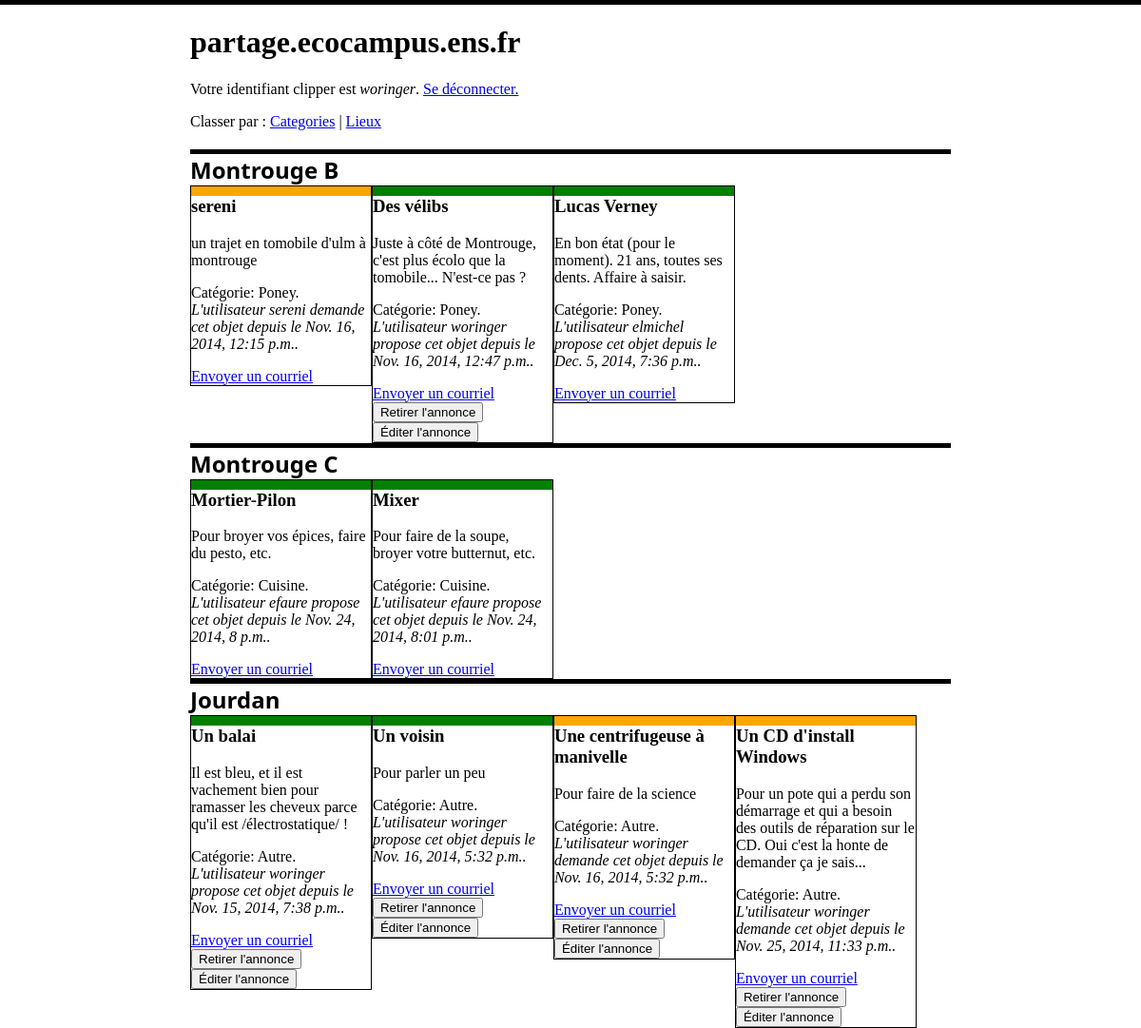
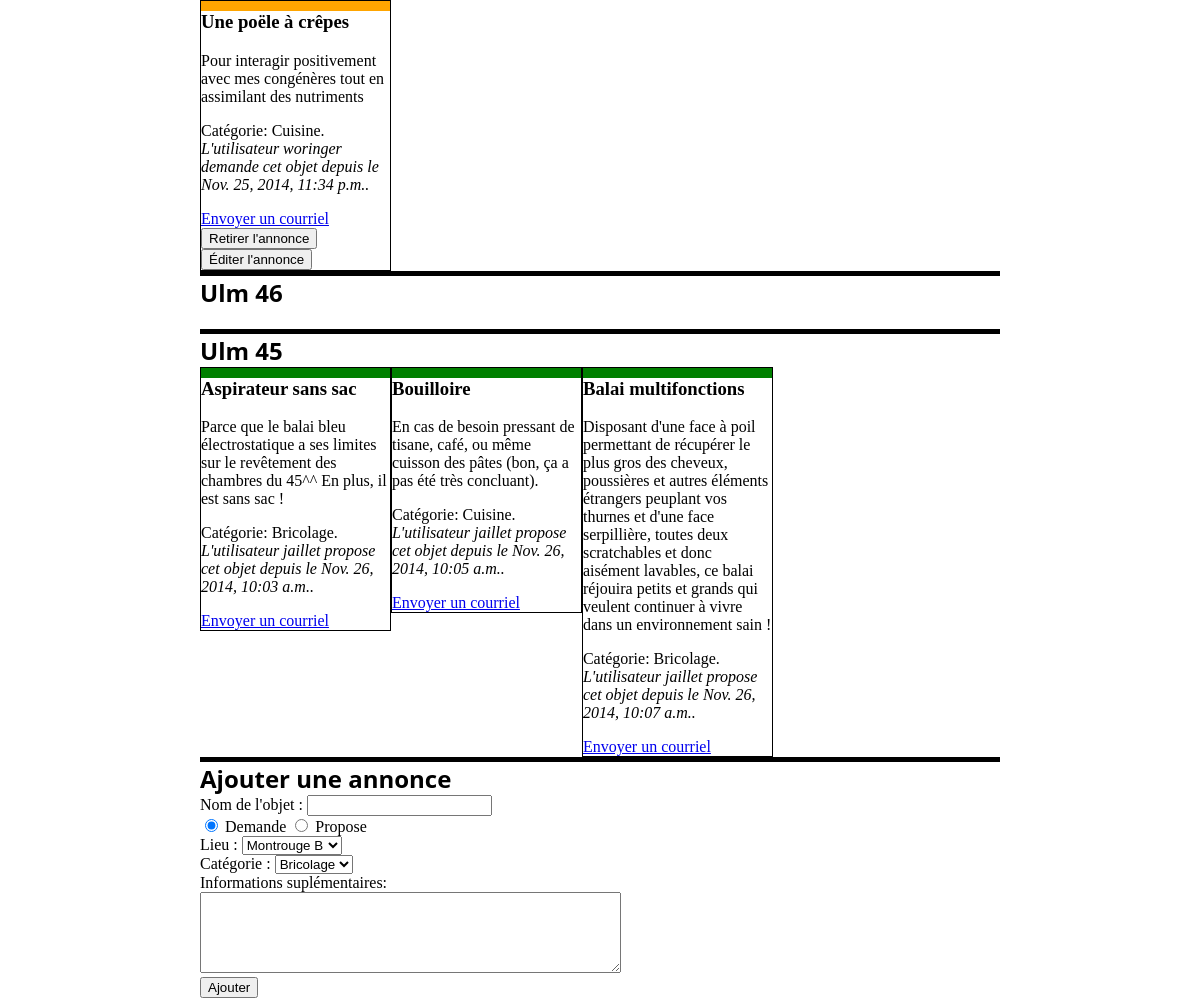
Screenshot of /partage/lieux (signed in) with the database file from the repository (2 pictures, top to bottom).
### partage_app/models.py (models this page shows, shortened)
class Location(models.Model):
    name = models.CharField(max_length=200)

class Shareable(models.Model):
    NEED = 'demande'
    OFFER = 'propose'
    CLASS_CHOICES = (
        (NEED, 'demande'),
        (OFFER, 'propose'),
    )
    classe = models.CharField(max_length=10,
                              choices=CLASS_CHOICES,
                              default=NEED)
    name = models.CharField(max_length=200)
    details = models.CharField(max_length=1000)
    added = models.DateTimeField("date d'ajout")
    owner = models.ForeignKey(User)
    location = models.ForeignKey(Location)
    category = models.ForeignKey(Category)

class Category(models.Model):
    name = models.CharField(max_length=200)
    color =  models.CharField(max_length=9)
    def __unicode__(self):
        return self.name

### partage_app/views.py (the view)
def index(request,msg=None,sort="category"):
    loc = models.Location.objects.all()
    categories = models.Category.objects.all()
    shareables = {}
    context = {"locations":loc,
               "categories":categories,
               "sort":sort,
               "msg":msg,
    }
    return render(request, 'partage_app/index.html', context)

### partage_app/templates/partage_app/index.html (shortened to what this page needs)
<!DOCTYPE html>
<html>
<head>
{% load staticfiles %}
<link rel="stylesheet" type="text/css" href="{% static 'partage_app/style.css' %}" />
</head>
<body>
<h1> partage.ecocampus.ens.fr </h1>
{% if user.is_authenticated %}
    <p>Votre identifiant clipper est <em>{{ user.username }}</em>.  <a href="{% url 'partage:logout' %}">Se déconnecter.</a> </p>
    <div id="sort">Classer par :  <a href="categories">Categories</a> |  <a href="lieux">Lieux</a> </div>
{% if locations and sort == 'location' %}
    {% for loc in locations %}
	<div class="location">
        <h2> {{ loc.name }} </h2>
		{% for obj in loc.shareable_set.all %}
		<div class="shareable {{obj.classe}}">
		  <h3> {{ obj.name }} </h3>
		  		  <p>{{obj.details}}</p>
		  <p>Catégorie: {{obj.category}}. <em>L'utilisateur {{obj.owner.username}} {{obj.classe}} cet objet depuis le {{obj.added}}.</em></p>
		  <a href="mailto:{{obj.owner.username}}@clipper.ens.fr?subject=%5B%C3%89cocampus-partage%5D">Envoyer un courriel</a>
		  {% if obj.owner == user %}
<form action="enlever"  method="post">
		  <input type="submit" value="Retirer l'annonce" />
</form>
<form action="{% url 'partage:edit' obj.id %}">
		  <input type="submit" value="Éditer l'annonce" />
</form>
		  {% endif %}
		</div>
		{% endfor %}
	</div>
    {% endfor %}
{% else %}
    <p>Aucun lieu enregistré</p>
{% endif %}
<h2> Ajouter une annonce </h2>
<form action="ajouter"  method="post">
Nom de l'objet  :  <input type="text" name="name" required/> <br />
<input type="radio" name="classe" value="demande" checked /> Demande
<input type="radio" name="classe" value="propose" /> Propose <br />
Lieu :
<select name="location">
{% for loc in locations %}
<option value="{{ loc.id }}">{{ loc.name }}</option>
{% endfor %}
</select> <br />
Catégorie :
<select name="category">
{% for cat in categories %}
<option value="{{ cat.id }}">{{ cat.name }}</option>
{% endfor %}
</select> <br />
Informations suplémentaires:<br />
<textarea name="details" rows="5" cols="50"></textarea><br />
<input type="submit" value="Ajouter" />
</form>
{% else %}
    <p>Bienvenue sur le système de partage d'objet proposé par Écocampus ! <br />
	<a href="{% url 'partage:login' %}">Connectez-vous</a> en utilisant vos identifiants clipper.</p>
{% endif %}
</body>
</html>

### partage_app/static/partage_app/style.css (style rules this page uses)
body { width: 800px; margin:auto; }
html { border-top: 5px solid black; }
.shareable { border: 1px solid black; width: 5cm; float: left; margin: 3px padding-top:0px; }
.demande h3 { border-top: 10px solid orange; margin-top:0px; }
.propose h3 { border-top: 10px solid green; margin-top:0px; }
h2 { clear: both; margin-bottom:0px; font-family: Sans; border-top: 5px solid black; }

### rows the page displays
Location: name "Montrouge B"
Shareable: name "sereni", details "un trajet en tomobile d'ulm à montrouge", category "Poney", owner.username "sereni", classe "demande", added "Nov. 16, 2014, 12:15 p.m."
Shareable: name "Des vélibs", details "Juste à côté de Montrouge, c'est plus écolo que la tomobile... N'est-ce pas ?", category "Poney", owner.username "woringer", classe "propose", added "Nov. 16, 2014, 12:47 p.m."
Shareable: name "Lucas Verney", details "En bon état (pour le moment). 21 ans, toutes ses dents. Affaire à saisir.", category "Poney", owner.username "elmichel", classe "propose", added "Dec. 5, 2014, 7:36 p.m."
Location: name "Montrouge C"
Shareable: name "Mortier-Pilon", details "Pour broyer vos épices, faire du pesto, etc.", category "Cuisine", owner.username "efaure", classe "propose", added "Nov. 24, 2014, 8 p.m."
Shareable: name "Mixer", details "Pour faire de la soupe, broyer votre butternut, etc.", category "Cuisine", owner.username "efaure", classe "propose", added "Nov. 24, 2014, 8:01 p.m."
Location: name "Jourdan"
Shareable: name "Un balai", details "Il est bleu, et il est vachement bien pour ramasser les cheveux parce qu'il est /électrostatique/ !", category "Autre", owner.username "woringer", classe "propose", added "Nov. 15, 2014, 7:38 p.m."
Shareable: name "Un voisin", details "Pour parler un peu", category "Autre", owner.username "woringer", classe "propose", added "Nov. 16, 2014, 5:32 p.m."
Shareable: name "Une centrifugeuse à manivelle", details "Pour faire de la science", category "Autre", owner.username "woringer", classe "demande", added "Nov. 16, 2014, 5:32 p.m."
Shareable: name "Un CD d'install Windows", details "Pour un pote qui a perdu son démarrage et qui a besoin des outils de réparation sur le CD. Oui c'est la honte de demander ça je sais...", category "Autre", owner.username "woringer", classe "demande", added "Nov. 25, 2014, 11:33 p.m."
Shareable: name "Une poële à crêpes", details "Pour interagir positivement avec mes congénères tout en assimilant des nutriments", category "Cuisine", owner.username "woringer", classe "demande", added "Nov. 25, 2014, 11:34 p.m."
Location: name "Ulm 46"
Location: name "Ulm 45"
Shareable: name "Aspirateur sans sac", details "Parce que le balai bleu électrostatique a ses limites sur le revêtement des chambres du 45^^ En plus, il est sans sac !", category "Bricolage", owner.username "jaillet", classe "propose", added "Nov. 26, 2014, 10:03 a.m."
Shareable: name "Bouilloire", details "En cas de besoin pressant de tisane, café, ou même cuisson des pâtes (bon, ça a pas été très concluant).", category "Cuisine", owner.username "jaillet", classe "propose", added "Nov. 26, 2014, 10:05 a.m."
Shareable: name "Balai multifonctions", details "Disposant d'une face à poil permettant de récupérer le plus gros des cheveux, poussières et autres éléments étrangers peuplant vos thurnes et d'une face serpillière, toutes deux scratchables et donc aisément lavables, ce balai réjouira petits et grands qui veulent continuer à vivre dans un environnement sain !", category "Bricolage", owner.username "jaillet", classe "propose", added "Nov. 26, 2014, 10:07 a.m."

### other values shown
{{ user.username }} "woringer"
form field location "Montrouge B"
form field category "Bricolage"
